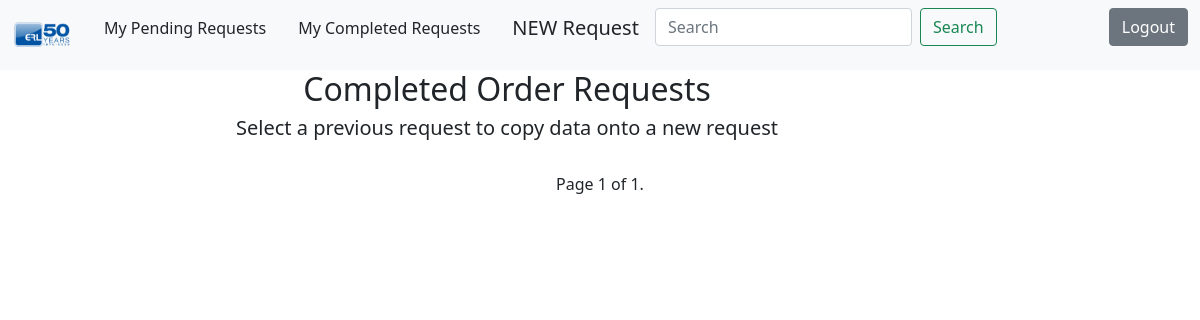
/completed/ (signed in), run on an earlier commit of the app's database.
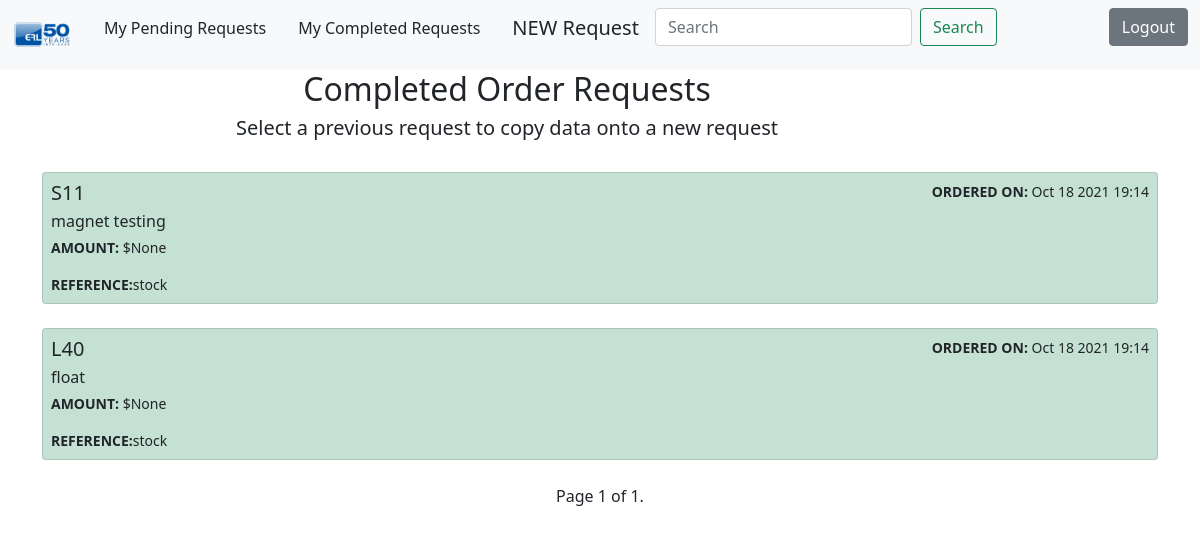
And on a later commit of the database.
### todo/models.py (models this page shows, shortened)
class Todos(models.Model):
    reqdate = models.DateTimeField(auto_now_add=True)
    qty = models.IntegerField()
    part = models.CharField(max_length=50)
    description = models.TextField( )
    duedate = models.DateField()
    vendor = models.CharField(max_length=50)
    refnum = models.CharField(max_length=25, )
    toapprove= models.BooleanField(default=False)
    tobill = models.BooleanField(default=False)
    datecompleted = models.DateTimeField(null=True, blank=True)
    rush = models.BooleanField(default=False)
    user = models.ForeignKey(User, on_delete=models.CASCADE)
    billed = models.BooleanField(default=False)
    approved = models.BooleanField(default=True)
    amount= models.DecimalField(blank=True, null=True, max_digits=8, decimal_places=2)

### todo/views.py (the view)
# urls.py: path('completed/', views.completedtodos, name ='completedtodos' ),
@login_required
def completedtodos(request):
    todos = Todos.objects.filter(user = request.user, datecompleted__isnull =False).order_by('-datecompleted')
    paginator = Paginator(todos,5)
    page_number = request.GET.get('page')
    page_obj = paginator.get_page(page_number)
    return render(request, 'todo/completedtodos.html', {'page_obj':page_obj})

### todo/templates/todo/completedtodos.html (shortened to what this page needs)
{% extends 'todo/base.html' %}
{% block content %}
    <div class="col-md-10 text-center">
        <h2>Completed Order Requests</h2>
        <h5>Select a previous request to copy data onto a new request</h5>
        <br>
    </div>
    {% for todo in page_obj %}
    <div class="list-group ">
        <a href="{% url 'repeat_request' todo.id %}" class="list-group-item list-group-item-action bg-success p-2 text-dark bg-opacity-25" aria-current="true">
          <div class="d-flex w-100 justify-content-between">
            <h5 class="mb-1">{{ todo.part }}</h5>
            <small><b>ORDERED ON: </b>{{ todo.datecompleted|date:'M j Y H:i' }}</small>
          </div>
          <p class="mb-1">{{todo.description}}</p>
          <small><b>AMOUNT: </b>${{ todo.amount }}</small>    {{ value|linebreaks }}
          <small><b>REFERENCE:</b>{{ todo.refnum }}</small>
        </a>
    </div>
    <br>
    {% endfor %}
    <div class="pagination justify-content-center">
        <span class="step-links">
            <span class="current">
                Page {{ page_obj.number }} of {{ page_obj.paginator.num_pages }}.
            </span>
        </span>
    </div>
    <br>
{% endblock content %}

What changed in the data, as far as the page shows it:
added Todos: part "S11", datecompleted "Oct 18 2021 19:14", description "magnet testing", amount "None", refnum "stock"
added Todos: part "L40", datecompleted "Oct 18 2021 19:14", description "float", amount "None", refnum "stock"
